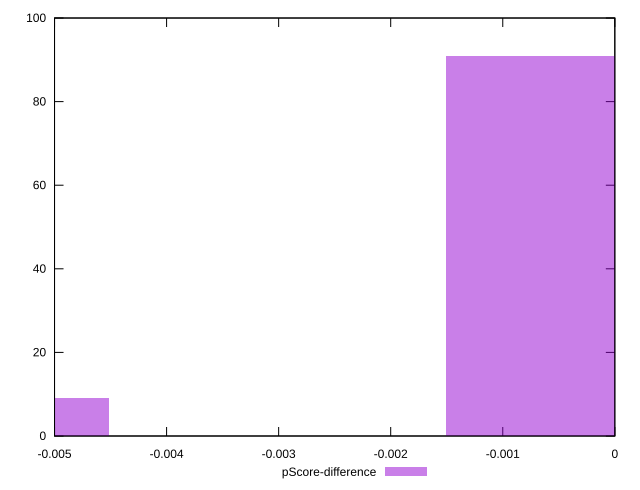

Write the gnuplot code that produced this figure.
reset

$pScoreDifference <<EOF
0 91
-0.006014997746445169 9
EOF

set key outside below
set boxwidth 0.0030074988732225845
set xrange [-0.0050000000000000044:0]
set yrange [0:100]
set trange [0:100]
set style fill transparent solid 0.5 noborder
set terminal svg size 640, 490 enhanced background rgb 'white'
set output "reports/report_00030_2021-02-24T20-42-31.540Z/legacy-javascript/samples/astro/pScore-difference/histogram.svg"

plot $pScoreDifference title "pScore-difference" with boxes

reset
